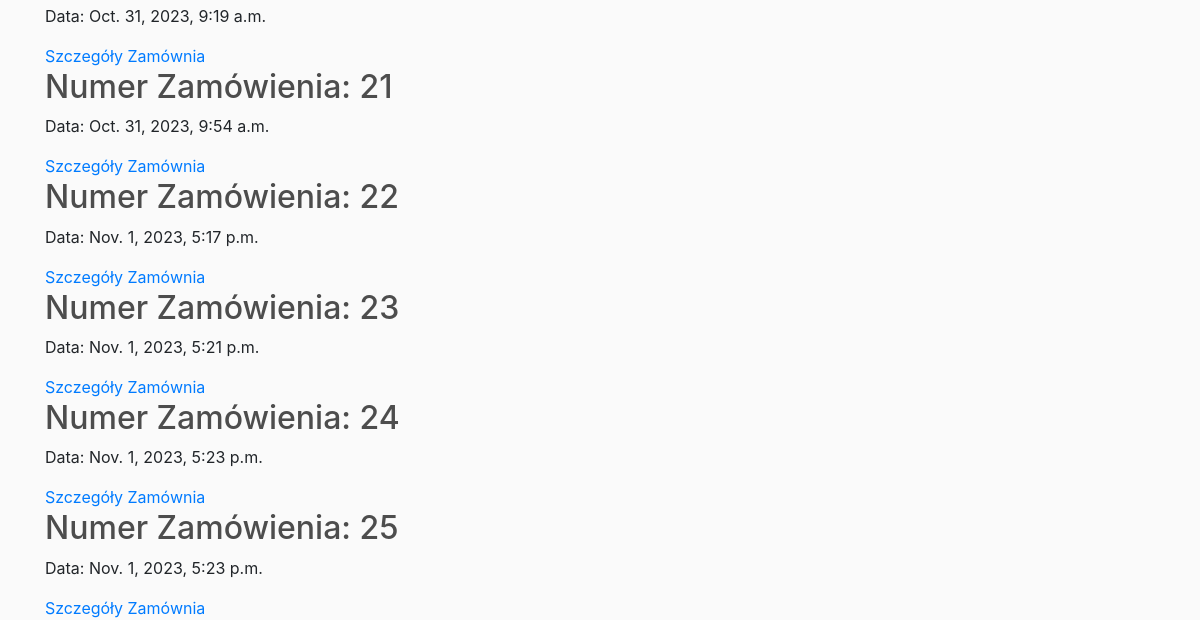
The app's page /shop/orders/ (signed in, lower part), older data.
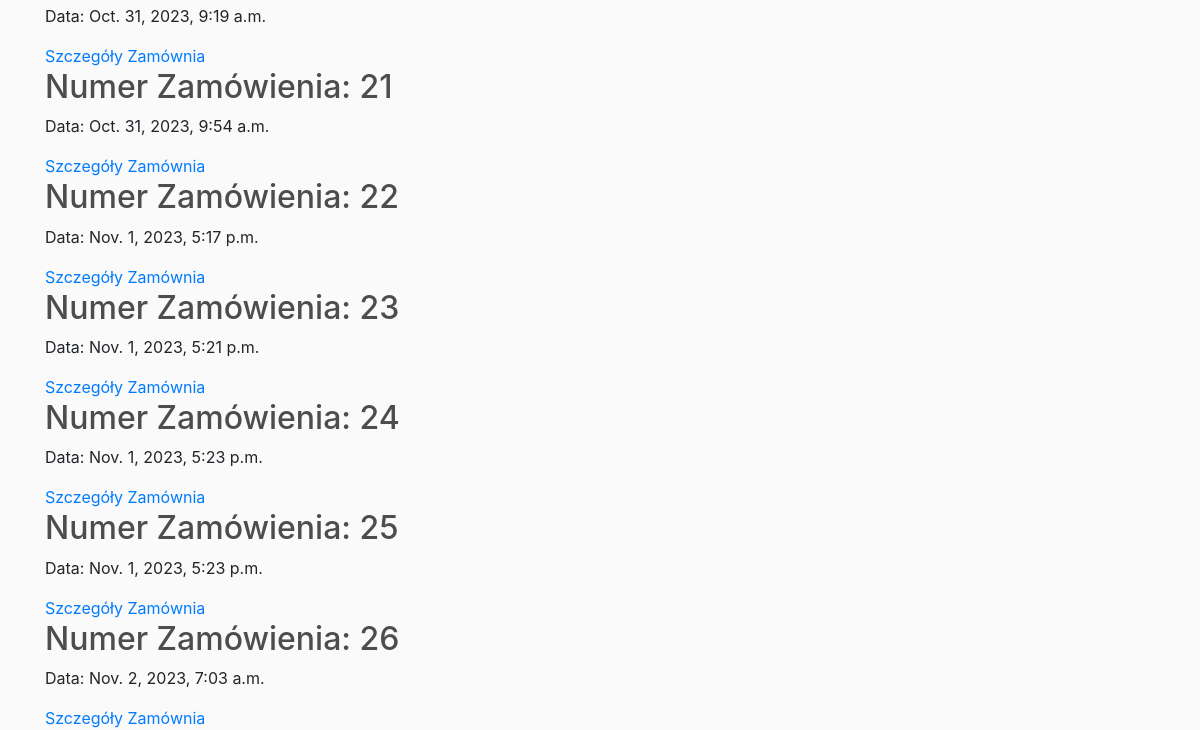
The same page, newer data.
### shop/models.py (models this page shows)
class Order(models.Model):
    user = models.ForeignKey(User, on_delete=models.CASCADE)
    date = models.DateTimeField(auto_now_add=True)

### shop/views.py (the view)
# urls.py: path('orders/', views.OrderListView.as_view(), name='orders'),
class OrderListView(PermissionRequiredMixin, View):
    permission_required = 'shop.view_order'
    def get(self, request):
        orders = Order.objects.all()
        return render(request, 'orders.html', {'orders': orders, })

### templates/orders.html (shortened to what this page needs)
{% extends 'base.html' %}
{% block content %}
    {% for order in orders %}
        <div>
            <h2>Numer Zamówienia: {{ order.id }}</h2>
            <p>Data: {{ order.date }}</p>
            <a href="{% url 'order_detail' order.id %}">Szczegóły Zamównia</a>
        </div>
    {% endfor %}
{% endblock %}

Row changes from the older to the newer data that the page shows:
added Order: id "26", date "Nov. 2, 2023, 7:03 a.m."
